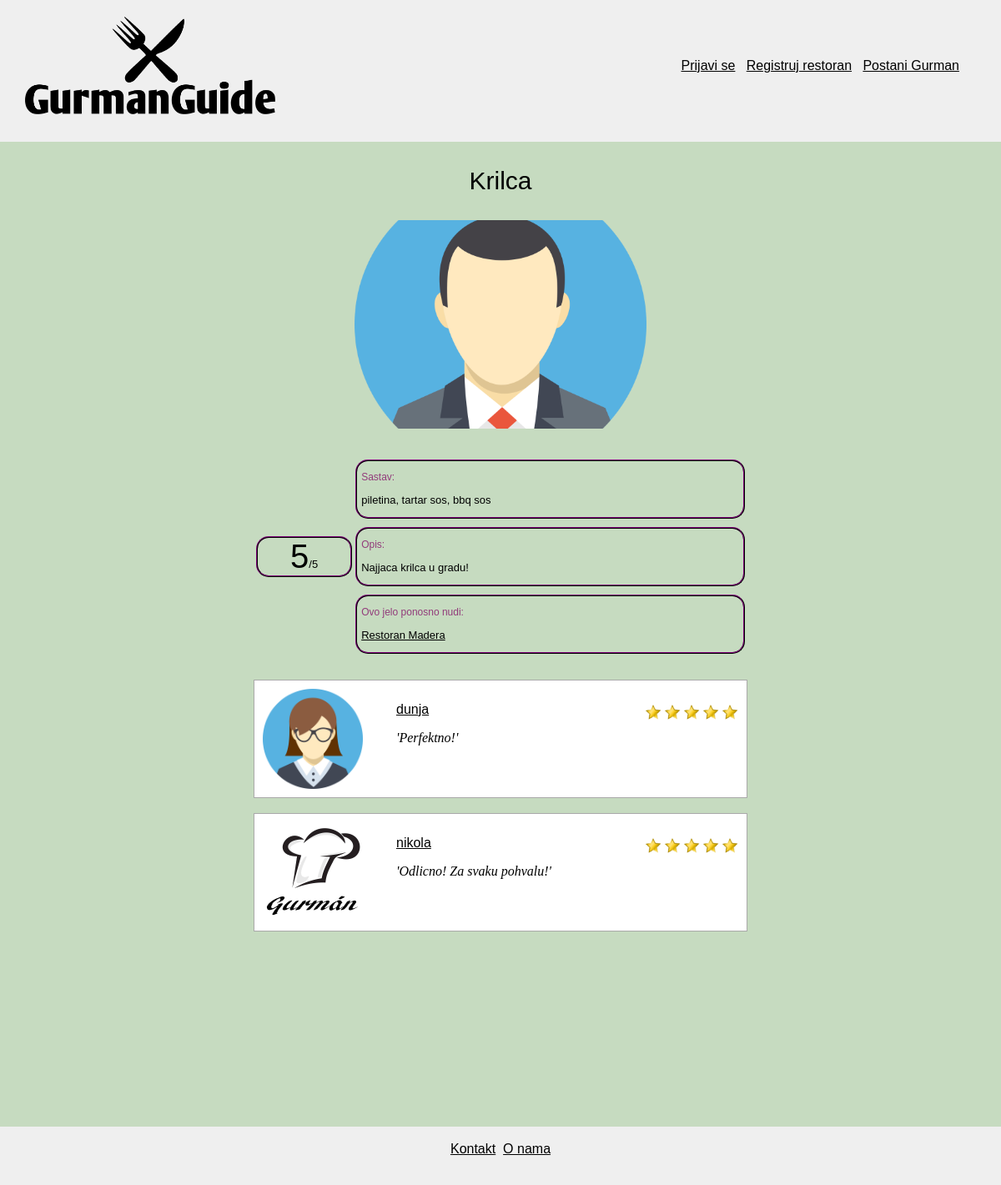
/Implementacija/index.php/C_Gost/prikaziJelo/2, run on the app's committed database.
### tables this page shows
CREATE TABLE IF NOT EXISTS `jelo` (
  `Naziv` varchar(30) DEFAULT NULL,
  `Opis` varchar(250) DEFAULT NULL,
  `IdJelo` int(11) NOT NULL,
  `IdKorisnik` int(11) NOT NULL,
  `IdSlika` int(11) NOT NULL,
  `Pregledano` char(1) DEFAULT NULL,
  PRIMARY KEY (`IdJelo`),
  KEY `R_5` (`IdKorisnik`),
  KEY `R_13` (`IdSlika`)
);

CREATE TABLE IF NOT EXISTS `slika` (
  `IdSlika` int(11) NOT NULL,
  `Putanja` varchar(300) DEFAULT NULL,
  PRIMARY KEY (`IdSlika`)
);

CREATE TABLE IF NOT EXISTS `restoran` (
  `IdKorisnik` int(11) NOT NULL,
  `Telefon` varchar(20) DEFAULT NULL,
  `Naziv` varchar(30) DEFAULT NULL,
  `Adresa` varchar(30) DEFAULT NULL,
  `IdGrad` int(11) NOT NULL,
  `IdSlika` int(11) NOT NULL,
  `RadnoVreme` varchar(200) DEFAULT NULL,
  `Pregledano` char(1) DEFAULT NULL,
  PRIMARY KEY (`IdKorisnik`),
  KEY `R_10` (`IdGrad`),
  KEY `R_11` (`IdSlika`)
);

CREATE TABLE IF NOT EXISTS `gurman` (
  `IdKorisnik` int(11) NOT NULL,
  `Ime` varchar(20) DEFAULT NULL,
  `Prezime` varchar(20) DEFAULT NULL,
  `Pol` char(1) DEFAULT NULL,
  `IdSlika` int(11) NOT NULL,
  PRIMARY KEY (`IdKorisnik`),
  KEY `R_12` (`IdSlika`)
);

CREATE TABLE IF NOT EXISTS `korisnik` (
  `IdKorisnik` int(11) NOT NULL,
  `KorisnickoIme` varchar(20) DEFAULT NULL,
  `Lozinka` varchar(20) DEFAULT NULL,
  `Email` varchar(30) DEFAULT NULL,
  PRIMARY KEY (`IdKorisnik`)
);

CREATE TABLE IF NOT EXISTS `recenzija` (
  `IdKorisnik` int(11) NOT NULL,
  `Ocena` int(11) DEFAULT NULL,
  `Komentar` varchar(250) DEFAULT NULL,
  `IdJelo` int(11) NOT NULL,
  `Pregledano` char(1) DEFAULT NULL,
  PRIMARY KEY (`IdJelo`,`IdKorisnik`),
  KEY `R_7` (`IdKorisnik`)
);

### Implementacija/application/controllers/C_Gost.php (called while the page is built, shortened)
<?php
include_once('C_Zajednicki.php');
class C_Gost extends C_Zajednicki {
    public function prikaziJelo($id) {
        $rezultat = parent::prikaziJelo($id);
        $this->load->view('sablon/headerGost.php', ['title' => 'Prikaz jela']);
        $this->load->view("stranice/prikazJela.php", ['jelo' => $rezultat['jelo'], 'recenzije' => $rezultat['recenzije']]);
        $this->load->view('sablon/footer.php');
    }
}

### Implementacija/index.php (called while the page is built, shortened)
<?php
require_once BASEPATH.'core/CodeIgniter.php';

### Implementacija/application/models/M_Jelo.php (called while the page is built, shortened)
<?php
class M_Jelo extends CI_Model {
    public function dohvatiJelo($idJelo) {
        $this->db->from('jelo');
        $this->db->where('IdJelo', $idJelo);
        return $this->db->get()->row();
    }
}

### Implementacija/application/controllers/C_Zajednicki.php (called while the page is built, shortened)
<?php
abstract class C_Zajednicki extends CI_Controller {
    public function prikaziJelo($id) {
        $jelo = $this->M_Jelo->dohvatiJelo($id);
        $klasa = new stdClass();
        $klasa->Naziv = $jelo->Naziv;
        $klasa->Putanja = $this->M_Slika->dohvatiPutanju($jelo->IdSlika)->Putanja;
        $klasa->IdJela = $id;
        $sastojci = $this->M_Sastojak->dohvatiSastojkeJela($jelo->IdJelo);
        $sastojciString = "";
        for ($i = 0; $i < count($sastojci); $i++) {
            $sastojciString .= $sastojci[$i]->Naziv;
            if ($i != (count($sastojci) - 1)) {
                $sastojciString .= ", ";
            }
        }
        if ($sastojciString != "") {
            $klasa->Sastojci = $sastojciString;
        } else {
            $klasa->Sastojci = "Sastojci trenutno nisu poznati.";
        }
        $klasa->Ocena = round($this->M_Recenzija->ocenaJela($jelo->IdJelo)->ocena, 1);
        if ($jelo->Opis != null) {
            $klasa->Opis = $jelo->Opis;
        }else {
            $klasa->Opis = "Trenutno ne postoji opis.";
        }
        $klasa->IdRestoran = $jelo->IdKorisnik;
        $klasa->imeRestorana = $this->M_Restoran->dohvatiRestoran($jelo->IdKorisnik)->imeRestorana;
        $recenzije = $this->M_Recenzija->dohvatiRecenzijeJela($jelo->IdJelo);
        $niz = [];
        foreach ($recenzije as $recenzija) {
            $objekat = new stdClass();
            $objekat->Komentar = $recenzija->Komentar;
            $gurman = $this->M_Gurman->dohvatiGurmana($recenzija->IdKorisnik);
            $slikaGurmanaId = $gurman->IdSlika;
            $objekat->Slika = $this->M_Slika->dohvatiPutanju($slikaGurmanaId)->Putanja;
            $objekat->kIme = $gurman->KorisnickoIme;
            $objekat->idK = $gurman->IdKorisnik;
            $objekat->Ocena = $recenzija->Ocena;
            $niz [] = $objekat;
        }
        return ['jelo' => $klasa, 'recenzije' => $niz];
    }
}

### Implementacija/application/models/M_Slika.php (called while the page is built, shortened)
<?php
class M_Slika extends CI_Model{
    public function dohvatiPutanju($id) {
        $this->db->select('Putanja');
        $this->db->from('slika');
        $this->db->where('IdSlika', $id);
        return $this->db->get()->row();
    }
}

### Implementacija/application/models/M_Recenzija.php (called while the page is built, shortened)
<?php
class M_Recenzija
extends CI_Model{
    public function dohvatiRecenzijeJela($id) {
        $this->db->select("*");
        $this->db->from('recenzija');
        $this->db->where('IdJelo', $id);
        $this->db->where('Pregledano', 'P');
        return $this->db->get()->result();
    }
    public function ocenaJela($idJelo) {
        $this->db->select('avg(Ocena) as ocena');
        $this->db->from('recenzija');
        $this->db->where('IdJelo', $idJelo);
        $this->db->where('Pregledano', 'P');
        return $this->db->get()->row();
    }
}

### Implementacija/application/models/M_Restoran.php (called while the page is built, shortened)
<?php
class M_Restoran extends CI_Model{
    public function dohvatiRestoran($id){
        $query = $this->db->query("SELECT restoran.Naziv as imeRestorana, restoran.Telefon as brTelefona, restoran.Adresa as adresaRestorana, grad.Naziv as gradRestorana, drzava.Naziv as drzavaRestorana, korisnik.KorisnickoIme as korime, korisnik.Lozinka as lozinka, korisnik.Email as email, restoran.IdKorisnik as id, restoran.RadnoVreme as radnoVreme, restoran.IdSlika as IdSlika  "
                . "FROM restoran, grad, drzava, korisnik "
                . "WHERE restoran.IdGrad = grad.IdGrad AND grad.IdDrzava = drzava.IdDrzava "
                . "AND restoran.IdKorisnik = korisnik.IdKorisnik AND restoran.IdKorisnik = ". $id." ");
        return $query->row();
    }
}

### Implementacija/application/views/stranice/prikazJela.php (the view, shortened to what this page needs)
<link rel="stylesheet" type="text/css" href="../../../../prototip/rezultatiPretrage.css">
<?php
echo "<p class='title'>$jelo->Naziv</p>";
echo "<p class='center'><img class='slikaJela' src='$jelo->Putanja'/></p>";
echo "<br/>";
echo "<center>
          <table width='50%'>
              <tr>
                  <td align='center' width='20%'>
                      <div class='komentar'>";
                          echo "<font class='ocena'>$jelo->Ocena</font>/5";
                echo "</div>";
            echo "</td>";
            echo "<td>";
              echo "<div class='komentar'>
                      <p class='korisnik'>Sastav:</p>";
                echo "<p>$jelo->Sastojci</p>";
              echo "</div>";
              echo "<div class='komentar'>
                      <p class='korisnik'>Opis:</p>";
                echo "<p>$jelo->Opis</p>";
              echo "</div>";
              echo "<div class='komentar'>
                       <p class='korisnik'>Ovo jelo ponosno nudi:</p>";
                       echo "<p><a title='Odvedi me u restoran' href=";
                       echo site_url("{$this->router->class}/pregledRestorana/$jelo->IdRestoran");
                       echo ">$jelo->imeRestorana</a></p>";
                       echo "</div>
                  </td>
               </tr>
            </table>
         </center>";
  echo "<br>";
  if (empty($recenzije) == false) {
      foreach ($recenzije as $recenzija) {
          echo "<div class='box'>
       <img src='$recenzija->Slika' class='slika' style='width:120px;height:120px;margin-right:40px;'/>";
          echo "<p><a href='";
          echo site_url("{$this->router->class}/pregledProfilaGurmana/$recenzija->idK");
          echo "'>$recenzija->kIme</a>";
          for ($i = 0; $i < $recenzija->Ocena; $i++){
              echo "<img src='http://localhost/GurmanGuide/images/star.png' style='margin-top:2px; margin:right:5px; height:20px; width:20px;' align='right'>";
          }
          echo "</p>";
          echo "<font class='stil'>'$recenzija->Komentar'</font>";
          echo "</p>
              </div>
              <br/>";
      }
  } else {
      echo "<center>Trenutno nema recenzija za ovo jelo.</center>";
  }
?>

### Implementacija/application/views/sablon/headerGost.php (shortened to what this page needs)
<html>
	<head>
	</head>
	<body onload="">
		<div class="headerH">
                    <a href="<?php echo site_url('C_Gost/index')?>">
			<img src="http://localhost/GurmanGuide/images/logo.png" width="300" class="logo">
			<div class="mojprofil">
				<a href="<?php echo site_url('C_Gost/prijaviSe');?>" align="right"> Prijavi se</a> &nbsp;
				<a href="<?php echo site_url('C_Gost/registrujRestoran');?>" align="right"> Registruj restoran</a> &nbsp;
				<a href="<?php echo site_url('C_Gost/registrujGurmana');?>" align="right"> Postani Gurman</a>
			</div>
		</a>
		</div>

### Implementacija/application/views/sablon/footer.php
<br/><br/><br/><br/><br/><br/><br/><br/><br/><br/><br/><br/>
<div class="footer">
			<br/>
                        <a href="<?php echo site_url("{$this->router->class}/kontakt"); ?>"> Kontakt</a>&nbsp;
			<a href="<?php echo site_url("{$this->router->class}/onama"); ?>"> O nama </a>
		</div>
	</body>
</html>

### prototip/rezultatiPretrage.css (style rules this page uses)
.korisnik { font-size: 12px; color: #923b7a; }
.komentar { border-style: ridge; border-color: #2d022b; border-width: 2px; margin-bottom: 10px; font-size: 13px; border-radius: 15px; padding-left: 5px; padding-right: 5px; }
.slika { border-radius: 8px; object-fit: cover; float: left; width: 290px; height: 200px; }

### Implementacija/application/views/sablon/headerGost.php (style rules this page uses)
body { background-color:rgb(198, 219, 192); font-family: "Arial Black", Gadget, sans-serif; }
.logo { position: absolute; margin-top: 20px; margin-left: 30px; }
.headerH { position: absolute; clear: both; top: 0; left: 0; right: 0; background-color: #efefef; height: 170px; }
.footer { position: absolute; clear: both; height: 70px; left: 0; right: 0; align: bottom; background-color: #efefef; text-align: center; }
.title { margin-top: 200px; text-align: center; font-size: 30px; }
.box { background-color: white; width: 50%; border: 1px solid darkgray; padding: 10px; margin: auto; overflow:auto; }
.slika { float:left; }
a { color:black; }
.mojprofil { text-align: right; margin-right: 50px; margin-top: 70px; }
* { box-sizing: border-box; }
.center { text-align:center; }
.korisnik { font-size: 12px; color: #923b7a; }
.komentar { border-style: ridge; border-color: #2d022b; border-width: 2px; margin-bottom: 10px; font-size: 13px; border-radius: 15px; padding-left: 5px; padding-right: 5px; }

### Implementacija/application/views/stranice/prikazJela.php (style rules this page uses)
body { background-color:rgb(198, 219, 192); font-family: "Arial Black", Gadget, sans-serif; }
.logo { position: absolute; margin-top: 20px; margin-left: 30px; }
.footer { position: absolute; clear: both; height: 70px; left: 0; right: 0; align: bottom; background-color: #efefef; text-align: center; }
.title { margin-top: 200px; text-align: center; font-size: 30px; }
.box { background-color: white; width: 50%; border: 1px solid darkgray; padding: 10px; margin: auto; overflow:auto; }
.stil { font-family:"Georgia",serif; font-style:italic; }
.center { text-align:center; }
.slikaJela { border-radius: 8px; object-fit: cover; float: center; width: 350px; height: 250px; }
.ocena { font-family: "Arial Black", Gadget, sans-serif; font-size: 40px; }
.mojprofil { text-align: right; margin-right: 50px; margin-top: 70px; }
a { color:black; }

### data on the page
jelo: Naziv "Krilca", IdSlika.Putanja (picture), Opis "Najjaca krilca u gradu!", IdKorisnik.Naziv "Restoran Madera"
gurman: IdSlika.Putanja (picture), IdKorisnik.KorisnickoIme "dunja"
recenzija: Komentar "Perfektno!"
recenzija: IdKorisnik.Putanja (picture), Ocena 5 (drawn), Komentar "Odlicno! Za svaku pohvalu!"
korisnik: KorisnickoIme "nikola"

### other printed values
$jelo->Ocena "5"
$jelo->Sastojci "piletina, tartar sos, bbq sos"
